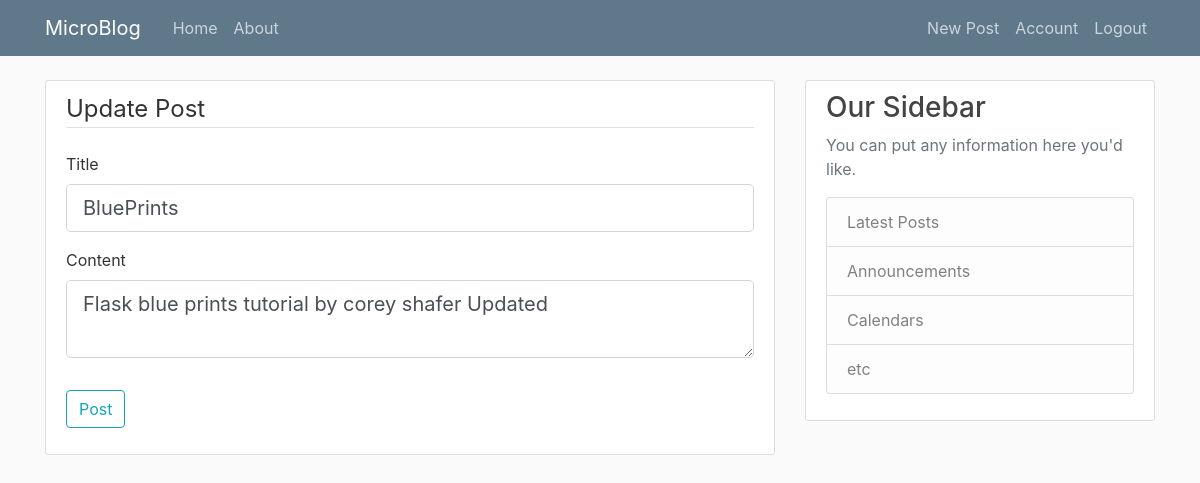
/post/29/update (signed in), run on the app's committed database.
### microblog/models.py (models this page shows, shortened)
class Post(db.Model):
    id = db.Column(db.Integer, primary_key=True)
    title = db.Column(db.String(60), nullable=False)
    content = db.Column(db.Text, nullable=False)
    date_posted = db.Column(db.DateTime, nullable=False,
                            default=datetime.utcnow)
    user_id = db.Column(db.Integer, db.ForeignKey('user.id'), nullable=False)

### microblog/posts/routes.py (the view)
@posts_bp.route('/post/<int:post_id>/update', methods=['GET', 'POST'])
@login_required
def update_post(post_id):
    post = Post.query.get_or_404(post_id)
    if current_user != post.author:
        abort(403)
    form = PostForm()
    if form.validate_on_submit():
        post.title = form.title.data
        post.content = form.content.data
        db.session.commit()
        flash('Your post has been updated', 'success')
        return redirect(url_for('posts_bp.view_post', post_id=post.id))
    elif request.method == 'GET':
        form.title.data = post.title
        form.content.data = post.content
    return render_template('new_post.html', title='Update Post', legend='Update Post', form=form)

### microblog/posts/forms.py
class PostForm(FlaskForm):
    title = StringField('Title', validators=[DataRequired()])
    content = TextAreaField('Content', validators=[DataRequired()])
    submit = SubmitField('Post')

### microblog/models.py (called while the page is built)
@login_manager.user_loader
def load_user(user_id):
    return User.query.get(int(user_id))

### microblog/templates/new_post.html (shortened to what this page needs)
{% extends "layout.html" %}
{% block content %}
<div class="content-section">
    <form action="" method="post">
        <fieldset class="form-group">
            <legend class="border-bottom mb-4 ">{{legend}}</legend>
            <div class="form-group">
                {{form.title.label(class='form-control-label')}}
                {% if form.title.errors %}
                {{form.title(class='form-control form-control-lg is-invalid')}}
                <div class="invalid-feedback">
                    {% for error in form.title.errors %}
                    <span>{{error}}</span>
                    {% endfor %}
                </div>
                {% else %}
                {{form.title(class='form-control form-control-lg')}}
                {% endif %}
            </div>
            <div class="form-group">
                {{form.content.label(class='form-control-label')}}
                {% if form.content.errors %}
                {{form.content(class='form-control form-control-lg is-invalid')}}
                <div class="invalid-feedback">
                    {% for error in form.content.errors %}
                    <span>{{error}}</span>
                    {% endfor %}
                </div>
                {% else %}
                {{form.content(class='form-control form-control-lg')}}
                {% endif %}
            </div>
        </fieldset>
        <div class="form-group">
            {{form.submit(class='btn btn-outline-info')}}
        </div>
    </form>
</div>
{% endblock content %}

### microblog/static/main.css (style rules this page uses)
body { background: #fafafa; color: #333333; margin-top: 5rem; }
.content-section { background: #ffffff; padding: 10px 20px; border: 1px solid #dddddd; border-radius: 3px; margin-bottom: 20px; }

### data on the page
Post: title "BluePrints", content "Flask blue prints tutorial by corey shafer Updated"

### other printed values
{{ legend }} "Update Post"
